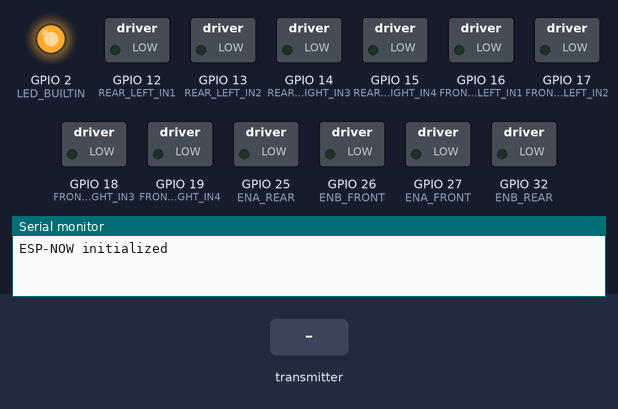
A program run on a simulated ESP32. Parts: switched loads named in the program (green lamp = pin HIGH), output pins drawn as LEDs (lit = HIGH), the last lines printed to the serial monitor. The test bench sets the inputs (shaded band).

Above: at 1.2 s.
1.3 s: the transmitter starts sending x = 0
At 1.8 s:
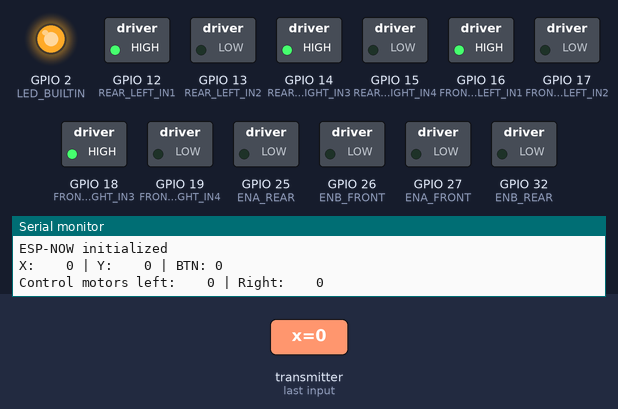
2.8 s: the transmitter starts sending y = 1024
At 4.0 s:
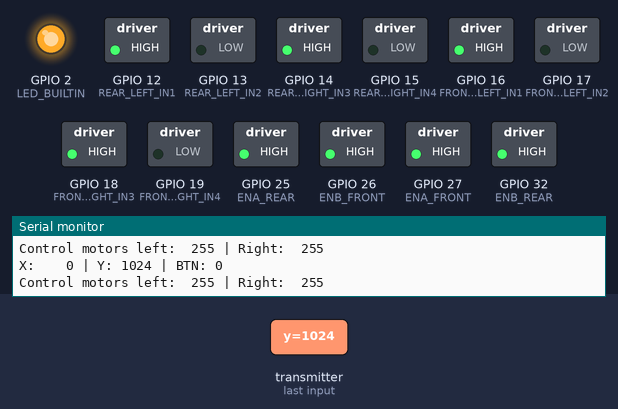
4.3 s: the transmitter starts sending x = 1024
At 5.3 s:
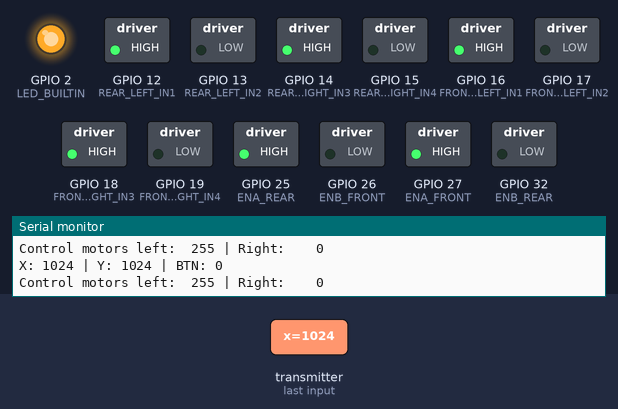
5.8 s: the transmitter starts sending y = 0
At 6.4 s:
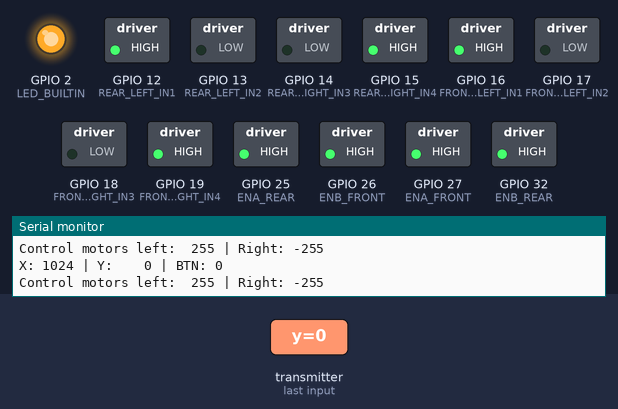
7.3 s: the transmitter starts sending y = 2048
At 7.6 s:
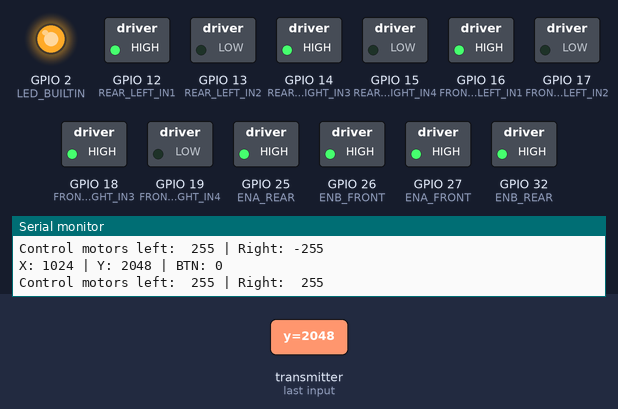
8.8 s: the transmitter starts sending x = 2048
At 9.9 s:
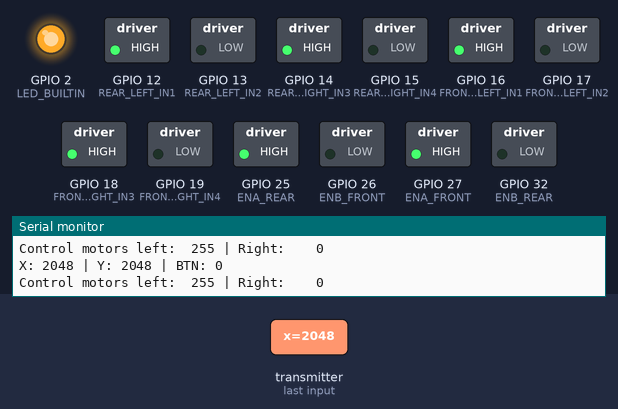
Timing chart, 0 to 11.3 s (numbered marks = the images above; inputs shaded):
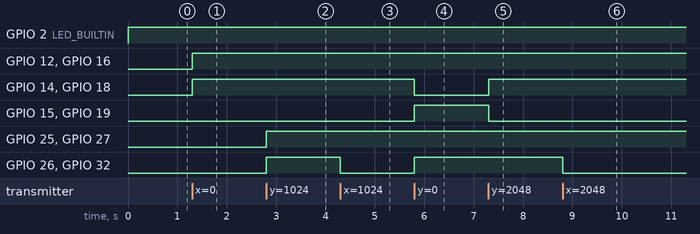

Measured:
- after the input at 1.3 s, GPIO 2 (LED_BUILTIN): stops changing and stays HIGH; GPIO 12 (REAR_LEFT_IN1), GPIO 14 (REAR_RIGHT_IN3), GPIO 16 (FRONT_LEFT_IN1), GPIO 18 (FRONT_RIGHT_IN3): LOW → HIGH at once
- after the input at 2.8 s, GPIO 25 (ENA_REAR), GPIO 26 (ENB_FRONT), GPIO 27 (ENA_FRONT), GPIO 32 (ENB_REAR): LOW → HIGH at once
- after the input at 4.3 s, GPIO 26 (ENB_FRONT), GPIO 32 (ENB_REAR): HIGH → LOW at once
- after the input at 5.8 s, GPIO 14 (REAR_RIGHT_IN3), GPIO 18 (FRONT_RIGHT_IN3): HIGH → LOW at once; GPIO 15 (REAR_RIGHT_IN4), GPIO 19 (FRONT_RIGHT_IN4), GPIO 26 (ENB_FRONT), GPIO 32 (ENB_REAR): LOW → HIGH at once
- after the input at 7.3 s, GPIO 14 (REAR_RIGHT_IN3), GPIO 18 (FRONT_RIGHT_IN3): LOW → HIGH at once; GPIO 15 (REAR_RIGHT_IN4), GPIO 19 (FRONT_RIGHT_IN4): HIGH → LOW at once
- after the input at 8.8 s, GPIO 26 (ENB_FRONT), GPIO 32 (ENB_REAR): HIGH → LOW at once

The program:

main.cpp
```cpp
#include <esp_now.h>
#include <WiFi.h>
#include <Arduino.h>
#include <driver/ledc.h>


// Rear Motors (L298N 1)
#define REAR_LEFT_IN1  12
#define REAR_LEFT_IN2  13
#define REAR_RIGHT_IN3 14
#define REAR_RIGHT_IN4 15

// Front Motors (L298N 2)
#define FRONT_LEFT_IN1 16
#define FRONT_LEFT_IN2 17
#define FRONT_RIGHT_IN3 18
#define FRONT_RIGHT_IN4 19

#define TIMEOUT_MS      2000

// PWM Configuration
#define PWM_FREQ        5000
#define PWM_RESOLUTION  8

// Add enable pin definitions
#define ENA_FRONT 27
#define ENB_FRONT 26
#define ENA_REAR  25
#define ENB_REAR  32

#define PWM_CHANNEL_FL  0
#define PWM_CHANNEL_FR  1
#define PWM_CHANNEL_RL  2
#define PWM_CHANNEL_RR  3

#ifndef LED_BUILTIN
#define LED_BUILTIN 2
#endif


// Data structure for joystick values
typedef struct struct_message {
    int x;
    int y;
    bool button;
} struct_message;

unsigned long lastReceiveTime = 0;


// Motor control functions

void setMotor(int channel, int pinA, int pinB, int speed) {
    bool forward = speed >= 0;
    int absSpeed = abs(speed);

    digitalWrite(pinA, forward ? HIGH : LOW);
    digitalWrite(pinB, forward ? LOW : HIGH);
    ledcWrite(channel, absSpeed);
}

void controlMotors(int left, int right) {
    Serial.printf("Control motors left: %4d | Right: %4d\n", left, right);
    setMotor(PWM_CHANNEL_RL, REAR_LEFT_IN1, REAR_LEFT_IN2, left);
    setMotor(PWM_CHANNEL_FL, FRONT_LEFT_IN1, FRONT_LEFT_IN2, left);
    setMotor(PWM_CHANNEL_RR, REAR_RIGHT_IN3, REAR_RIGHT_IN4, right);
    setMotor(PWM_CHANNEL_FR, FRONT_RIGHT_IN3, FRONT_RIGHT_IN4, right);
}


void stopAllMotors() {
    ledcWrite(PWM_CHANNEL_RL, 0);
    ledcWrite(PWM_CHANNEL_RR, 0);
    ledcWrite(PWM_CHANNEL_FL, 0);
    ledcWrite(PWM_CHANNEL_FR, 0);
}

void setupMotors() {
    pinMode(ENA_FRONT, OUTPUT);
    pinMode(ENB_FRONT, OUTPUT);
    pinMode(ENA_REAR, OUTPUT);
    pinMode(ENB_REAR, OUTPUT);
    pinMode(REAR_LEFT_IN1, OUTPUT);
    pinMode(REAR_LEFT_IN2, OUTPUT);
    pinMode(REAR_RIGHT_IN3, OUTPUT);
    pinMode(REAR_RIGHT_IN4, OUTPUT);
    pinMode(FRONT_LEFT_IN1, OUTPUT);
    pinMode(FRONT_LEFT_IN2, OUTPUT);
    pinMode(FRONT_RIGHT_IN3, OUTPUT);
    pinMode(FRONT_RIGHT_IN4, OUTPUT);
}

void setupPWM() {
    // Setup PWM channels
    ledcSetup(PWM_CHANNEL_FL, PWM_FREQ, PWM_RESOLUTION);
    ledcSetup(PWM_CHANNEL_FR, PWM_FREQ, PWM_RESOLUTION);
    ledcSetup(PWM_CHANNEL_RL, PWM_FREQ, PWM_RESOLUTION);
    ledcSetup(PWM_CHANNEL_RR, PWM_FREQ, PWM_RESOLUTION);

    // Attach PWM to enable pins
    ledcAttachPin(ENA_FRONT, PWM_CHANNEL_FL);
    ledcAttachPin(ENB_FRONT, PWM_CHANNEL_FR);
    ledcAttachPin(ENA_REAR, PWM_CHANNEL_RL);
    ledcAttachPin(ENB_REAR, PWM_CHANNEL_RR);
}

// ESP-NOW callback
void OnDataRecv(const uint8_t *mac, const uint8_t *incomingData, int len) {
    struct_message joystickData;
    memcpy(&joystickData, incomingData, sizeof(joystickData));
    Serial.printf("X: %4d | Y: %4d | BTN: %d\n", joystickData.x, joystickData.y, joystickData.button);
    lastReceiveTime = millis();

    // Calculate motor speeds
    int leftSpeed = constrain(joystickData.y + joystickData.x, -255, 255);
    int rightSpeed = constrain(joystickData.y - joystickData.x, -255, 255);

    controlMotors(leftSpeed, rightSpeed);
}


void setup() {
    Serial.begin(115200);
    pinMode(LED_BUILTIN, OUTPUT);

    setupMotors();
    setupPWM();

    // Init ESP-NOW
    WiFi.mode(WIFI_STA);
    if (esp_now_init() != ESP_OK) {
        Serial.println("Error initializing ESP-NOW");
        return;
    }
    Serial.println("ESP-NOW initialized");

    esp_now_register_recv_cb(OnDataRecv);
}

void loop() {
    unsigned long currentTime = millis();
    if (currentTime - lastReceiveTime > TIMEOUT_MS) {
        stopAllMotors();
        digitalWrite(LED_BUILTIN, !digitalRead(LED_BUILTIN));
        delay(100);
    } else {
        digitalWrite(LED_BUILTIN, HIGH);
    }
}
```
